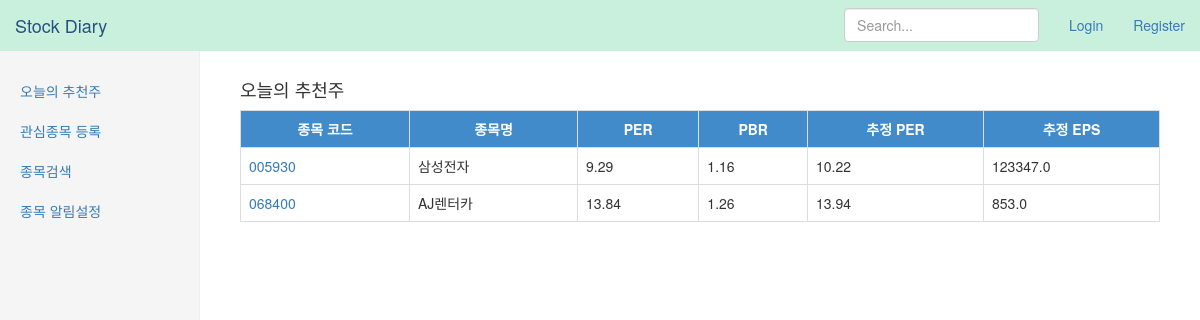
Screenshot of /stock/today with the database file from the repository.
### stock/models.py (models this page shows, shortened)
class StockInform(models.Model):
	stock_code = models.ForeignKey(Stock)
	year = models.IntegerField()
	per = models.FloatField()
	pbr = models.FloatField()
	cns_per = models.FloatField()
	cns_eps = models.FloatField()

class Stock(models.Model):
	stock_code = models.CharField(max_length=10)
	stock_name = models.CharField(max_length=100)
	stock_gubun = models.CharField(max_length=10, default="코스피")

### stock/views.py (the view)
def today_stock(request):
	stock_items = []
	stock = StockFilter.objects.filter(filter_name='todaystock')
	_pbr_from = stock[0].pbr_from
	_pbr_to = stock[0].pbr_to
	_per_from = stock[0].cns_per_from
	_per_to = stock[0].cns_per_to
	stock_items = StockInform.objects.filter(
		pbr__gt=_pbr_from,
		pbr__lt=_pbr_to,
		cns_per__gt=_per_from,
		cns_per__lt=_per_to,
		)
	variable = RequestContext(request,{
		'stock_items':stock_items,
		})
	return render_to_response('stock/today.html',variable)

### stock/templates/stock/today.html
{% extends "stock/base.html" %}
{% block contents %}
<h4>오늘의 추천주</h4>
<table class="table table-bordered table-hover">
<tr>
	<th>종목 코드</th>
	<th>종목명</th>
	<th>PER</th>
	<th>PBR</th>
	<th>추정 PER</th>
	<th>추정 EPS</th>
</tr>
{% for stock_item in stock_items %}
<tr>
	<td><a href="http://finance.naver.com/item/main.nhn?code={{ stock_item.stock_code.stock_code }}" target="_blank">{{ stock_item.stock_code.stock_code }}</a></td>
	<td>{{ stock_item.stock_code.stock_name }}</td>
	<td>{{ stock_item.per }}</td>
	<td>{{ stock_item.pbr }}</td>
	<td>{{ stock_item.cns_per }}</td>
	<td>{{ stock_item.cns_eps }}</td>
</tr>
{% endfor %}
</table>
{% endblock %}

### stock/static/stock/stock.css (style rules this page uses)
body { padding-top: 50px; }
th { text-align: center; background-color: #428bca; color:white; }

### stock/templates/stock/base.html (style rules this page uses)
body { padding-top: 50px; }
th { text-align: center; background-color: #428bca; color:white; }

### rows the page displays
StockInform: stock_code.stock_code "005930", stock_code.stock_name "삼성전자", per "9.29", pbr "1.16", cns_per "10.22", cns_eps "123347.0"
StockInform: stock_code.stock_code "068400", stock_code.stock_name "AJ렌터카", per "13.84", pbr "1.26", cns_per "13.94", cns_eps "853.0"
